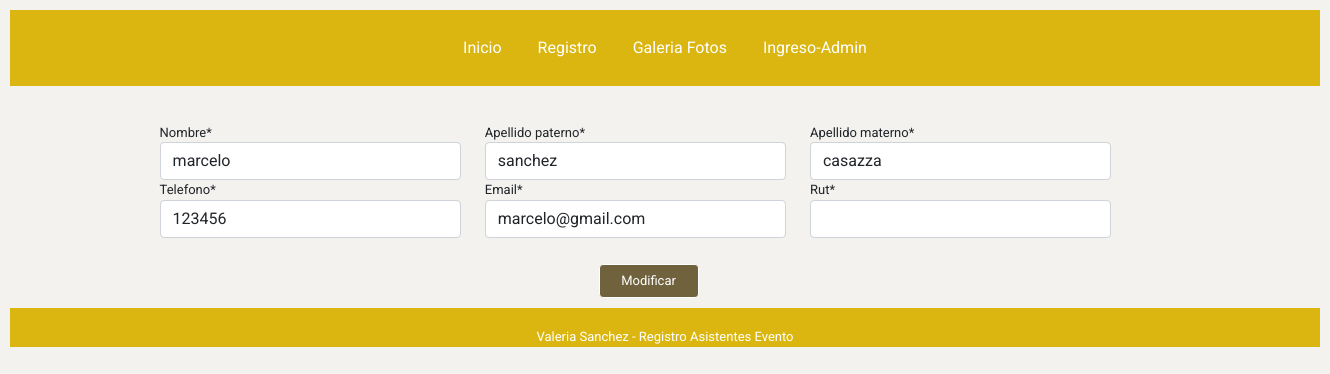
The app's page /editar_alumno/14 with its own data.
### aplicacion1/models.py (models this page shows, shortened)
class Alumno(models.Model):
    rut=models.CharField(max_length=15, null=False)
    nombre=models.CharField(max_length=50, null=False)
    apellido_paterno=models.CharField(max_length=100, null=False)
    apellido_materno=models.CharField(max_length=100, null=False)
    telefono=models.CharField(max_length=100, null=False)
    email=models.EmailField()

### aplicacion1/views.py (the view, shortened to what this page needs)
# urls.py: path('editar_alumno/<int:id>', views.editar_alumno, name='editar_alumno'),
def editar_alumno(request, id):
    alumno=Alumno.objects.get(pk=id)
    form=AlumnoForm(instance=alumno)
    return render (request, 'aplicacion1/editar_alumno.html',{"form":form})

### aplicacion1/forms.py
class AlumnoForm(forms.ModelForm):
    class Meta:
        model = Alumno
        fields = ('nombre', 'apellido_paterno', 'apellido_materno', 'telefono', 'email', 'rut')

### aplicacion1/templates/aplicacion1/editar_alumno.html (shortened to what this page needs)
{%extends 'base_layout.html'%}
{%block content%}
{% load static %}
{% load crispy_forms_tags %}
<div  id='form_registro'class="container-fluid">
    <div class="row">
      <div class="col-9">
<form action="" method="POST">
    <div id="form_register">
        <div class="row">
            <div class="col-4">
              {{ form.nombre|as_crispy_field }}
            </div>
            <div class="col-4">
              {{ form.apellido_paterno|as_crispy_field }}
            </div>
            <div class="col-4">
                {{ form.apellido_materno|as_crispy_field }}
              </div>
              <div class="col-4">
                {{ form.telefono|as_crispy_field }}
              </div>
              <div class="col-4">
                {{ form.email|as_crispy_field }}
              </div>
              <div class="col-4">
                {{ form.rut|as_crispy_field }}
              </div>
        </div>
    </div>
    </div>
</div>
</div>
    <button id="btn-2" class="btn btn-outline-dark">Modificar</button>
{%endblock content%}

### aplicacion1/static/aplicacion1/style.css (style rules this page uses)
#btn-2 { width: 100px; margin-left: 45%; background-color: rgb(112, 98, 61); color: #fff; border-color: #fff; font-size: small; }
#form_registro { padding: 2%; margin-left: 10%; font-size: small; }

### records on screen
Alumno: nombre "marcelo", apellido_paterno "sanchez", apellido_materno "casazza", telefono "123456", email "marcelo@gmail.com"
